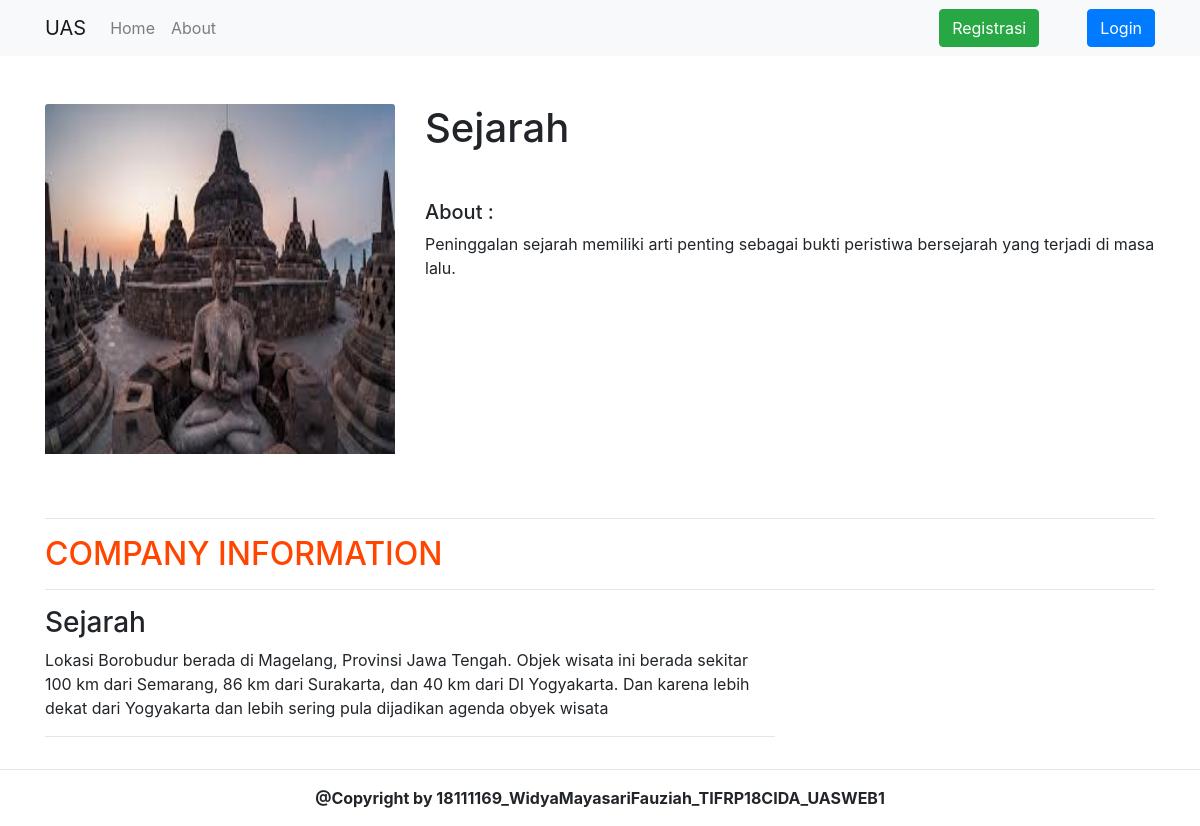
Page /halaman-detail.php?id=4 on the committed database.
### tables this page shows
CREATE TABLE `companies` (
  `id_company` int(11) NOT NULL,
  `image` varchar(255) NOT NULL,
  `company_name` varchar(22) NOT NULL,
  `about` varchar(255) NOT NULL
);

CREATE TABLE `detail` (
  `id_company` int(11) NOT NULL,
  `id_detail` int(11) NOT NULL,
  `tittle` varchar(255) NOT NULL,
  `desc` varchar(255) NOT NULL
);

### halaman-detail.php (the view, shortened to what this page needs)
<!doctype html>
<html lang="en">
<?php
include 'koneksi.php';
$id = $_GET['id'];
$data = $conn->prepare("SELECT * FROM companies WHERE id_company = $id");
$data->execute();
$companies = $data->fetch();
$data = $conn->prepare('SELECT * FROM detail INNER JOIN companies ON detail.id_company = companies.id_company WHERE companies.id_company = :id');
$data->bindParam(':id', $id);
$data->execute();
$details = $data->fetchAll();
?>
<head>
    <link rel="stylesheet" href="css/bootstrap.min.css">
</head>
<body>
    <nav class="navbar navbar-expand-lg navbar-light bg-light">
        <div class="container">
            <a class="navbar-brand" href="#">UAS</a>
            <ul class="navbar-nav mr-auto">
                <li class="nav-item ">
                    <a class="nav-link" href="index.php">Home </a>
                </li>
                <li class="nav-item">
                    <a class="nav-link" href="#">About</a>
                </li>
            </ul>
            <div class="d-flex">
                <a href="halaman-registrasi.php" class="btn btn-success mr-5">Registrasi</a>
                <a href="halaman-login.php" class="btn btn-primary">Login</a>
            </div>
        </div>
    </nav>
    <div class="container mt-5">
        <div class="row">
            <div class="col-md-4">
                <img class="card-img-top" src="image/<?php echo $companies['image'] ?>" alt="Card image cap" height="350px" width="100%">
            </div>
            <div class="col-md-8">
                <?php if ($companies) { ?>
                    <h1><?php echo $companies['company_name'] ?></h1>
                    <h5 class="mt-5">About :</h5>
                    <p><?php echo $companies['about'] ?></p>
                <?php } ?>
            </div>
        </div>
        <div class="row mt-5">
            <div class="col-md-12">
                <hr>
                <h2 style="color: orangered;">COMPANY INFORMATION</h2>
                <hr>
                <div class="row">
                    <div class="col-md-8">
                        <?php if ($details > 0) { ?>
                            <?php foreach ($details as $detail) { ?>
                                <h3><?php echo $detail['tittle'] ?></h3>
                                <p><?php echo $detail['desc'] ?></p>
                                <hr>
                            <?php } ?>
                        <?php } ?>
                    </div>
                </div>
            </div>
        </div>
    </div>
    <hr>
    <div class="row ">
        <div class="col-md-12 text-center">
            <p class="font-weight-bold">
                @Copyright by 18111169_WidyaMayasariFauziah_TIFRP18CIDA_UASWEB1
            </p>
        </div>
    </div>
</body>
</html>

### rows in the picture
companies: image (picture), company_name "Sejarah", about "Peninggalan sejarah memiliki arti penting sebagai bukti peristiwa bersejarah yang terjadi di masa lalu."
detail: tittle "Sejarah", desc "Lokasi Borobudur berada di Magelang, Provinsi Jawa Tengah. Objek wisata ini berada sekitar 100 km dari Semarang, 86 km dari Surakarta, dan 40 km dari DI Yogyakarta. Dan karena lebih dekat dari Yogyakarta dan lebih sering pula dijadikan agenda obyek wisata"
